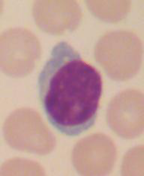
#> input picture 3_4/data/img_1.png, 144 x 176 px
$ python main.py
#> lines starting #> are read from the running program, lines starting #| are printed output that depends on the picture; after the words box and inside, x2 and y2 are one past the last pixel; in counts of white or black regions, pixels touching at a corner belong together
#> in main, img is the input picture: shape (176, 144, 3); mean B, G, R 154.5, 161, 195.1
import argparse

import cv2
import numpy as np


def parse_args() -> argparse.Namespace:
    args = argparse.ArgumentParser(description="Impulse view")
    args.add_argument("-i", "--img", type=str, help="Path to img", default="./data/img_1.png", required=False)
    args.add_argument("-k", type=float, help="K", default=1, required=False)

    args = args.parse_args()
    return args


def to_impulse(img: np.ndarray, coef: float) -> np.ndarray:
#> called with coef = 1
    bmp = img.sum(axis=-1)
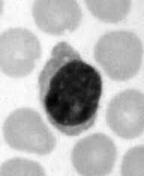
#> bmp: shape (176, 144) uint64; min 270, max 598, mean 510.6; drawn with min black and max white
    sum_pixels = 0
    max_pixel = np.amax(bmp)
#> max_pixel = 598
    final = np.zeros_like(bmp, dtype=np.uint8)

    for i in range(bmp.shape[0]):
        for j in range(bmp.shape[1]):
            if sum_pixels >= coef * max_pixel:
                final[i][j] = 1
                sum_pixels -= coef * max_pixel
            else:
                sum_pixels += bmp[i][j]
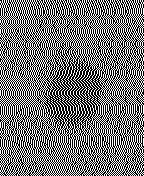
#> final: shape (176, 144); values 0 (black) and 1 (white), 45.8% white in thin lines or dots
#> after the loop, sum_pixels = 434


    final *= 255
#> final: shape (176, 144); 45.8% white in thin lines or dots
    backtorgb = cv2.cvtColor(final, cv2.COLOR_GRAY2RGB)
#> backtorgb: shape (176, 144, 3); 45.8% white in thin lines or dots
    return backtorgb


def find_contours(image: np.ndarray) -> np.ndarray:
    image = cv2.cvtColor(image, cv2.COLOR_BGR2GRAY)
    image = cv2.blur(image, (5, 5))
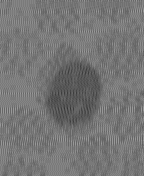
#> image: shape (176, 144); min 51, max 153, mean 116.7
    image = cv2.threshold(image, 100, 255, cv2.THRESH_BINARY)[1]
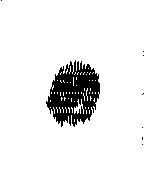
#> image: shape (176, 144); 91.5% white; 8 black regions (7 under 20 px)
    image = image.astype(np.uint8)
    contours, _ = cv2.findContours(image, cv2.RETR_TREE, cv2.CHAIN_APPROX_SIMPLE)
#> contours = 69 contours, 66 with area under 20; largest, box (x1, y1, x2, y2) and area: (0, 0, 144, 176) 25021, (45, 59, 101, 128) 2628, (74, 99, 84, 114) 31
    return sorted(contours, key=cv2.contourArea, reverse=True)


def main():
    args = parse_args()
    img = cv2.imread(args.img)
    imp = to_impulse(img, args.k)

    cv2.imshow("Impulse Image", imp)
    contours = find_contours(imp)

    found = cv2.drawContours(imp.copy(), contours, 1, (255, 0, 0), 1)
    cv2.imshow(f"Detect on Impulse Image", found)

    found = cv2.drawContours(img, contours, 1, (255, 0, 0), 1)
    cv2.imshow(f"Detect on Original Image", found)

    cv2.waitKey(0)


if __name__ == "__main__":
    main()

$ run again, with 3_4/data/img_2.png copied over 3_4/data/img_1.png
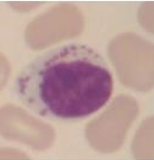
#> input picture 3_4/data/img_2.png, 154 x 160 px
#> in main, img is the input picture: shape (160, 154, 3); mean B, G, R 155.2, 160.4, 190
#> max_pixel = 750
#> after the loop in to_impulse, `for i in range(bmp.shape[0]):`:
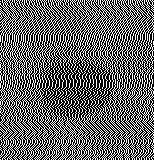
#> final: shape (160, 154); values 0 (black) and 1 (white), 40% white in thin lines or dots
#> after the loop in to_impulse, `for i in range(bmp.shape[0]):`: sum_pixels = 944
#> backtorgb: shape (160, 154, 3); 40% white in thin lines or dots
#> in find_contours, `image = cv2.threshold(image, 100, 255, cv2.THRESH_BINARY)[1]`:
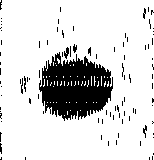
#> image: shape (160, 154); 84.2% white; 95 black regions (88 under 20 px)
#> in find_contours, `contours, _ = cv2.findContours(image, cv2.RETR_TREE, cv2.CHAIN_APPROX_..`: contours = 137 contours, 128 with area under 20; largest, box (x1, y1, x2, y2) and area: (0, 0, 154, 160) 24208, (38, 51, 114, 122) 3724, (63, 46, 70, 60) 50, (142, 124, 148, 139) 40, (23, 75, 27, 93) 39
